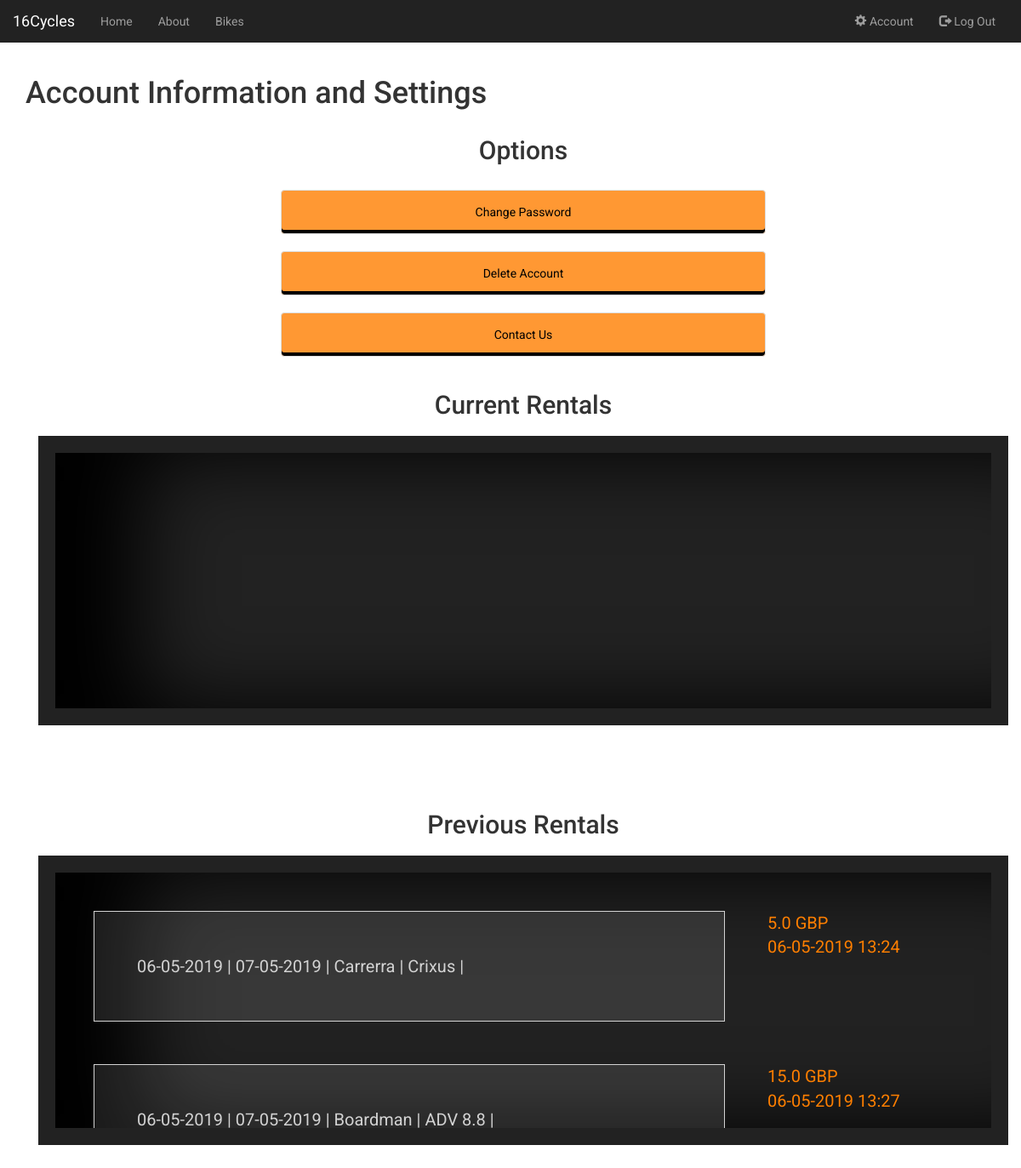
Screenshot of /account (signed in) with the database file from the repository.
### app/models.py (models this page shows)
class Rented_Bikes(db.Model):
    __tablename__ = 'rented_bikes'
    id = db.Column(db.Integer, primary_key=True)
    start_date = db.Column(db.DateTime, nullable=False, default=datetime.utcnow)
    end_date = db.Column(db.DateTime, nullable=False)
    price = db.Column(db.Float, default=0.0)
    bike_id = db.Column(db.Integer, db.ForeignKey('bikes.id'), nullable=False)
    order_id = db.Column(db.Integer, db.ForeignKey('orders.id'), nullable=False)

class Bike_Types(db.Model):
    __tablename__ = 'bike_types'
    id = db.Column(db.Integer, primary_key=True)
    gears = db.Column(db.Integer, default=0)
    weight = db.Column(db.Float, default=0.0)
    brand = db.Column(db.String(50),nullable=False)
    model = db.Column(db.String(50),nullable=False)
    image = db.Column(db.String(20), nullable=False, default='default.jpg')
    colour = db.Column(db.String(50),nullable=False)
    user_type = db.Column(db.String(100),nullable=False)
    use_type = db.Column(db.String(100),nullable=False)
    times_rented = db.Column(db.Integer, default=0)
    bikes = db.relationship('Bikes', backref='bike_type', lazy=True)
    rental_rates = db.relationship('Rental_Rates', backref='bike_type', lazy=True)

### app/views.py (the view)
@app.route('/account')
@login_required
def account():
    form = ExtendDate()
    user_orders = Orders.query.filter_by(user_id=current_user.id).all()
    today = datetime.datetime.today()
    current_dates = []
    past_dates = []
    current_rentals = []
    past_rentals = []
    current_types = []
    past_types = []
    for order in user_orders:
        rented_bike = order.rented_bikes[0]
        bike_item = Bikes.query.filter_by(id=rented_bike.bike_id).first()
        bike_type = Bike_Types.query.filter_by(id=bike_item.bike_type_id).first()
        date = order.date.strftime("%d-%m-%Y %H:%M")
        if rented_bike.end_date >= today:
            current_dates.append(date)
            current_rentals.append(rented_bike)
            current_types.append(bike_type)
        else:
            past_dates.append(date)
            past_rentals.append(rented_bike)
            past_types.append(bike_type)
    return render_template("account.html", len_curr_rentals=len(current_rentals), len_past_rentals=len(past_rentals),
     form=form, past_rentals=past_rentals,
     current_rentals=current_rentals, current_types=current_types, past_types=past_types,
     current_dates=current_dates, past_dates=past_dates) # redirect to the account page

### app/models.py (called while the page is built)
@login_manager.user_loader
def load_user(user_id):
	return Users.query.get(int(user_id))

### app/templates/account.html (shortened to what this page needs)
{% extends "base.html" %}
{% block content %}
<head>
  <link rel="stylesheet" href="{{ url_for('static', filename='css/account.css') }}">
</head>
<div class="container">
  <div class="row">
    <h1>Account Information and Settings</h1>
  </div>
    <h2> Options </h2>
    <div class="option-box">
    <a href="{{ url_for('resetPassword') }}" class="list-group">
          <li class="list-group-item">
                Change Password
          </li>
    </a>
    <a href="#" class="list-group">
          <li class="list-group-item">
                Delete Account
          </li>
    </a>
    <a href="/meetOurStaff" class="list-group">
          <li class="list-group-item">
                Contact Us
          </li>
    </a>
    </div>
    <h2> Current Rentals </h2>
    <div class="details-box">
        <div class="details">
        </div>
    </div>
    <h2> Previous Rentals </h2>
    <div class="details-box">
        <div class="details">
            {% for n in range(len_past_rentals) %}
            <div class="record">
                {{past_rentals[n].start_date.strftime('%d-%m-%Y') + " |"}}
                {{past_rentals[n].end_date.strftime('%d-%m-%Y') + " |"}}
                {{past_types[n].brand + " |"}}
                {{past_types[n].model + " |"}}
            </div>
            <div class="dateselection-box">
                {{ past_rentals[n].price}} GBP </br>
                {{ past_dates[n] }}
            </div>
            {% endfor %}
        </div>
    </div>
</div>
{% endblock %}

### app/templates/base.html (shortened to what this page needs)
<!DOCTYPE html>
<html lang="en">
<head>
  <link rel="stylesheet" href="https://maxcdn.bootstrapcdn.com/bootstrap/3.4.0/css/bootstrap.min.css">
  <link rel="stylesheet" href="{{ url_for('static', filename='css/base.css') }}">
</head>
<body>
  <nav class="navbar navbar-inverse">
    <div class="container-fluid">
      <div class="navbar-header">
        <a class="navbar-brand" href="{{ url_for('home') }}">16Cycles</a>
      </div>
      <div class="collapse navbar-collapse" id="myNavbar">
        <ul class="nav navbar-nav">
          <li><a href="{{ url_for('home') }}">Home</a></li>
          <li><a href="{{ url_for('about') }}">About</a></li>
          <li><a href="{{ url_for('browse') }}">Bikes</a></li>
        </ul>
        <ul class="nav navbar-nav navbar-right">
					{% if current_user.is_authenticated %}
						<li><a href="{{ url_for('account') }}"><span class="glyphicon glyphicon-cog"></span> Account</a></li>
						<li><a href="{{ url_for('logout') }}"><span class="glyphicon glyphicon-log-out"></span> Log Out</a></li>
					{% else %}
	          <li><a href="{{ url_for('sign_up') }}"><span class="glyphicon glyphicon-user"></span> Sign Up</a></li>
	          <li><a href="{{ url_for('login') }}"><span class="glyphicon glyphicon-log-in"></span> Login</a></li>
					{% endif %}
				</ul>
      </div>
    </div>
  </nav>
    <div class="container content">
        {% block content %}{% endblock %}
    </div>
</body>
</html>

### app/static/css/base.css (style rules this page uses)
body { font-family: "Roboto", sans-serif; }
.content { padding-top: 20px; }
.navbar { margin-bottom: 0; border-radius: 0; border: 0; }

### app/static/css/account.css (style rules this page uses)
body { font-family: "Roboto", sans-serif; justify-content: center; }
.content { padding-top: 20px; }
h2 { text-align: center; }
.list-group { padding: 2px; }
.list-group-item { text-align: center; color: black; background-color: rgba(255, 127, 0, 0.8); padding: 15px 32px; border-radius: 0; box-shadow: 0px -4px 0px rgba(0,0,0,1) inset; margin-left: 25%; margin-right: 25%; transition: 0.5s; }
.details-box { clear: left; background-color: rgb(34, 34, 34); float:unset; padding: 20px; margin-top: 20px; margin-bottom: 100px; }
.details { height: 300px; box-shadow: 100px 0 100px rgba(0,0,0,1) inset; padding: 20px; overflow: auto; }
.record { color: lightgrey; font-size: 20px; float: left; width: 70%; background-color: rgba(255,255,255,0.1); padding: 50px; border-style: solid; border-width: 1px; margin: 25px; }
.dateselection-box { color: #ff7f00; float: left; margin: 25px; font-size: 15pt; }

### rows the page displays
Rented_Bikes: start_date "06-05-2019 |", end_date "07-05-2019 |", price "5.0"
Bike_Types: brand "Carrerra |", model "Crixus |"
Rented_Bikes: start_date "06-05-2019 |", end_date "07-05-2019 |", price "15.0"
Bike_Types: brand "Boardman |", model "ADV 8.8 |"

### other values shown
{{ past_dates[n] }} "06-05-2019 13:24" "06-05-2019 13:27"
